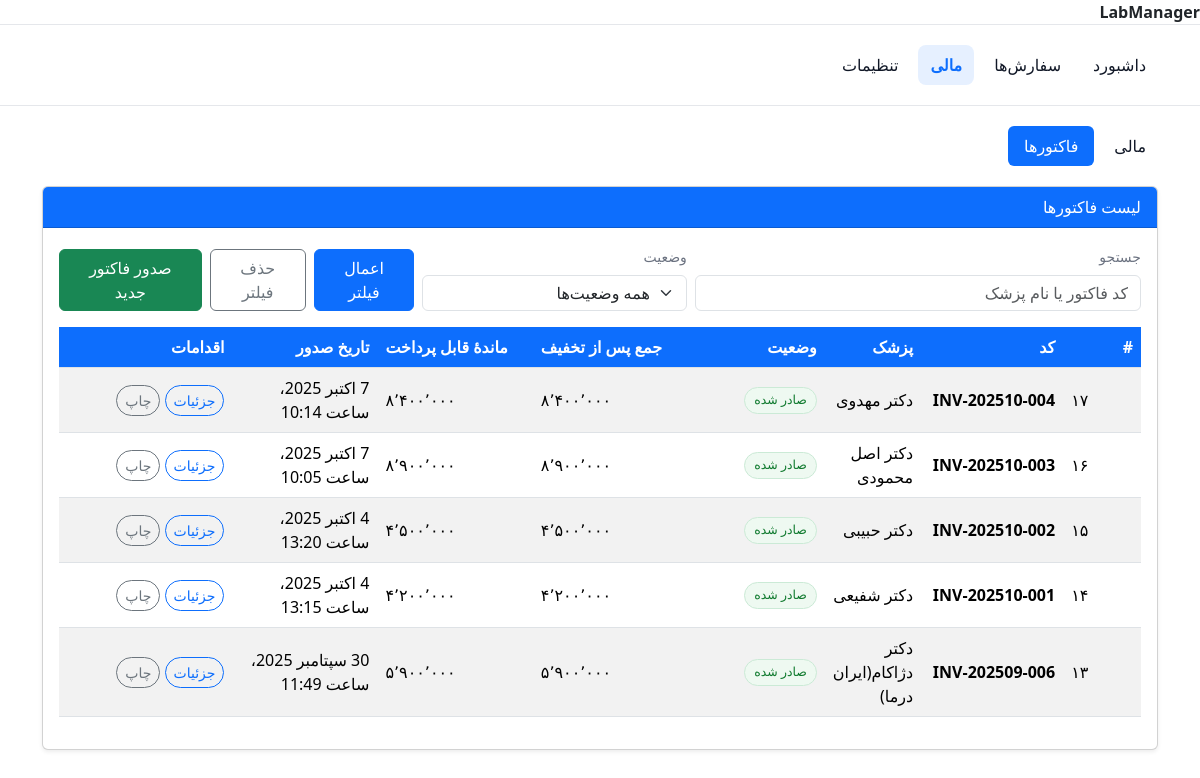
The app's page /billing/invoices/ (signed in) with its own data.
### billing/models.py (models this page shows, shortened)
class Invoice(models.Model):
    class Status(models.TextChoices):
        DRAFT   = 'draft',   'Draft'
        ISSUED  = 'issued',  'Issued'
        PARTIAL = 'partial', 'Partial Paid'
        PAID    = 'paid',    'Paid'
    doctor = models.ForeignKey('core.Doctor', on_delete=models.PROTECT,
                               related_name='invoices', null=True, blank=True)
    code         = models.CharField(max_length=32, unique=True, blank=True)
    period_from  = models.DateField(null=True, blank=True)
    period_to    = models.DateField(null=True, blank=True)
    subtotal          = models.DecimalField(max_digits=14, decimal_places=2, default=Decimal('0.00'))
    previous_balance  = models.DecimalField(max_digits=14, decimal_places=2, default=Decimal('0.00'))
    payments_applied  = models.DecimalField(max_digits=14, decimal_places=2, default=Decimal('0.00'))
    grand_total       = models.DecimalField(max_digits=14, decimal_places=2, default=Decimal('0.00'))
    amount_due        = models.DecimalField(max_digits=14, decimal_places=2, default=Decimal('0.00'))
    status    = models.CharField(max_length=12, choices=Status.choices, default=Status.DRAFT)
    issued_at = models.DateTimeField(null=True, blank=True)
    notes     = models.TextField(blank=True)
    created_at = models.DateTimeField(auto_now_add=True)
    updated_at = models.DateTimeField(auto_now=True)
    class Meta:
        indexes = [
            models.Index(fields=['doctor']),
            models.Index(fields=['status']),
            models.Index(fields=['issued_at']),
        ]
        ordering = ['-issued_at', '-created_at']
    def recompute_totals(self):
        subtotal = self.lines.annotate(
            line_calc=ExpressionWrapper(
                F('unit_count') * F('unit_price'),
                output_field=DecimalField(max_digits=14, decimal_places=2)
            )
        ).aggregate(s=Coalesce(Sum('line_calc'), Decimal('0')))['s']
        grand_total = self.lines.aggregate(
            s=Coalesce(Sum('line_total'), Decimal('0'))
        )['s']
        self.subtotal = subtotal
        self.grand_total = grand_total
        self.amount_due = grand_total
        self.save(update_fields=['subtotal', 'grand_total', 'amount_due'])

### core/models.py (models this page shows, shortened)
class Doctor(models.Model):
    name   = models.CharField(max_length=120, unique=True, verbose_name="نام دکتر/مطب")
    clinic = models.CharField(max_length=150, blank=True, verbose_name="کلینیک/آدرس کوتاه")
    phone  = models.CharField(max_length=50, blank=True, verbose_name="تلفن")
    code   = models.CharField(max_length=30, blank=True, verbose_name="کد داخلی/ارجاع")
    created_at = models.DateTimeField(auto_now_add=True)
    updated_at = models.DateTimeField(auto_now=True)
    class Meta:
        verbose_name = "دکتر"
        verbose_name_plural = "دکترها"
        ordering = ["name"]

### billing/views.py (the view)
# urls.py: path("invoices/", InvoiceListView.as_view(), name="invoice_list"),
@method_decorator(login_required, name='dispatch')
class InvoiceListView(View):
    def get(self, request: HttpRequest) -> HttpResponse:
        from billing.models import Invoice
        qs = Invoice.objects.all().select_related('doctor').order_by('-issued_at', '-id')
        q = (request.GET.get('q') or '').strip()
        status = (request.GET.get('status') or '').strip()
        if q:
            qs = qs.filter(Q(code__icontains=q) | Q(doctor__name__icontains=q))
        if status:
            qs = qs.filter(status=status)
        invoices = list(qs)
        for inv in invoices:
            try:
                inv.recompute_totals()
            except Exception:
                pass
            d = _compute_display_totals(inv)
            inv.total_amount = d['total_amount']
            inv.amount_due = d['amount_due']
        try:
            status_choices = getattr(Invoice.Status, 'choices', [('draft', 'Draft'), ('issued', 'Issued')])
        except Exception:
            status_choices = [('draft', 'Draft'), ('issued', 'Issued')]
        ctx = {
            "invoices": invoices,
            "q": q,
            "status": status,
            "status_choices": status_choices,
        }
        return render(request, "billing/invoice_list.html", ctx)

### billing/views.py (called while the page is built)
def _alloc_field_name():
    try:
        from billing.models import PaymentAllocation
        names = {f.name for f in PaymentAllocation._meta.get_fields()}
        if 'amount' in names:
            return 'amount'
        if 'amount_allocated' in names:
            return 'amount_allocated'
    except Exception:
        pass
    return None

### core/templatetags/num_extras.py (called while the page is built)
def _normalize_num(value) -> str:
    if value is None:
        return ""
    return str(value).strip().translate(TRANS)

@register.filter(name="commas")
def commas(value):
    s = _normalize_num(value)
    if s == "":
        return ""
    try:
        n_int = int(Decimal(s))
        return f"{n_int:,}"
    except (InvalidOperation, ValueError, TypeError):
        return value

@register.filter(name="commas_fa")
def commas_fa(value):
    res = commas(value)
    try:
        return str(res).replace(",", "٬")
    except Exception:
        return res

@register.filter(name="digits_fa")
def digits_fa(value):
    if value is None:
        return ""
    return str(value).translate(FA_DIGITS)

@register.filter(name="money_fa")
def money_fa(value):
    return digits_fa(commas_fa(value))

@register.filter(name="int_fa")
def int_fa(value):
    try:
        n = int(Decimal(_normalize_num(value)))
        return f"{n:,}".replace(",", "٬").translate(FA_DIGITS)
    except Exception:
        return digits_fa(value)

### billing/templates/billing/invoice_list.html (shortened to what this page needs)
{% extends "base_user_panel.html" %}
{% load jalali_tags %}
{% load num_extras %}
{% block head_extra %}
  <link href="https://cdn.jsdelivr.net/npm/bootstrap@5.3.2/dist/css/bootstrap.min.css" rel="stylesheet">
{% endblock %}
{% block subtabs %}
  <ul class="nav nav-pills mb-3">
    <li class="nav-item"><a class="nav-link" href="{% url 'billing:financial_home' %}">مالی</a></li>
    <li class="nav-item"><span class="nav-link active">فاکتورها</span></li>
  </ul>
{% endblock %}
{% block content %}
  <div class="card shadow-sm">
    <div class="card-header bg-primary text-white">لیست فاکتورها</div>
    <div class="card-body">
      <form method="get" class="row g-2 align-items-end filter mb-3">
        <div class="col-md-5">
          <label class="form-label small">جستجو</label>
          <input type="text" name="q" value="{{ q }}" class="form-control" placeholder="کد فاکتور یا نام پزشک">
        </div>
        <div class="col-md-3">
          <label class="form-label small">وضعیت</label>
          <select name="status" class="form-select">
            <option value="">همه وضعیت‌ها</option>
          </select>
        </div>
        <div class="col-md-4 d-flex gap-2">
          <button class="btn btn-primary flex-grow-1">اعمال فیلتر</button>
          <a class="btn btn-outline-secondary" href="{% url 'billing:invoice_list' %}">حذف فیلتر</a>
          <a class="btn btn-success ms-auto" href="{% url 'billing:invoice_create_draft' %}">صدور فاکتور جدید</a>
        </div>
      </form>
      <div class="table-responsive">
        <table class="table table-striped table-hover align-middle">
          <thead>
            <tr>
              <th style="width:90px;">#</th>
              <th style="width:160px;">کد</th>
              <th>پزشک</th>
              <th style="width:150px;">وضعیت</th>
              <th class="num" style="width:160px;">جمع پس از تخفیف</th>
              <th class="num" style="width:160px;">ماندهٔ قابل پرداخت</th>
              <th style="width:160px;">تاریخ صدور</th>
              <th style="width:200px;">اقدامات</th>
            </tr>
          </thead>
          <tbody>
            {% if invoices %}
              {% for inv in invoices %}
                <tr>
                  <td class="num">{{ inv.id|int_fa }}</td>
                  <td>
                    {% if inv.code %}<strong>{{ inv.code }}</strong>{% else %}<span class="text-muted">—</span>{% endif %}
                  </td>
                  <td>
                    {% if inv.doctor %}{{ inv.doctor.name|default:inv.doctor }}{% else %}<span class="text-muted">—</span>{% endif %}
                  </td>
                  <td>
                    {% if inv.status == 'draft' %}
                      <span class="status-chip status-draft">پیش‌نویس</span>
                    {% elif inv.status == 'issued' %}
                      <span class="status-chip status-issued">صادر شده</span>
                    {% else %}
                      <span class="badge bg-secondary-subtle text-secondary-emphasis">{{ inv.status }}</span>
                    {% endif %}
                  </td>
                  <td class="num">{{ inv.total_amount|default:0|money_fa }}</td>
                  <td class="num">{{ inv.amount_due|default:0|money_fa }}</td>
                  <td>
                    {% if inv.issued_at %}{{ inv.issued_at|to_jalali:"%Y/%m/%d" }}{% else %}<span class="text-muted">—</span>{% endif %}
                  </td>
                  <td>
                    <a class="btn btn-sm btn-outline-primary btn-chip" href="{% url 'billing:invoice_detail' inv.id %}">جزئیات</a>
                    <a class="btn btn-sm btn-outline-secondary btn-chip" href="{% url 'billing:invoice_print' inv.id %}" target="_blank">چاپ</a>
                  </td>
                </tr>
              {% endfor %}
            {% else %}
              <tr>
                <td colspan="8" class="text-center text-muted py-4">هیچ فاکتوری پیدا نشد.</td>
              </tr>
            {% endif %}
          </tbody>
        </table>
      </div>
    </div>
  </div>
{% endblock %}

### templates/base_user_panel.html (style rules this page uses)
:root { --c-border:#e5e7eb;--c-bg:#fff;--c-muted:#6b7280;--c-active:#0d6efd; }
body { margin:0;background:#f8fafc;font-family:system-ui,-apple-system,Segoe UI,Roboto,"Noto Sans",Tahoma; }
.nav { display:flex;gap:.5rem;list-style:none;margin:0;padding:.25rem 0; }
.nav a { display:inline-block;padding:.5rem .75rem;border-radius:.5rem;text-decoration:none;color:#111827; }
.card { background:var(--c-bg);border:1px solid var(--c-border);border-radius:.75rem; }
.card-body { padding:1rem; }
.small { font-size:.875rem;color:var(--c-muted); }

### billing/templates/billing/invoice_list.html (style rules this page uses)
.table thead th { background:#0d6efd; color:#fff; vertical-align:middle; white-space:nowrap; }
.num { text-align:end; font-variant-numeric: tabular-nums; }
.status-chip { display:inline-flex; align-items:center; gap:.35rem; padding:.18rem .55rem; border-radius:9999px; font-size:.78rem; border:1px solid transparent; white-space:nowrap; }
.status-issued { background:#eef9f1; color:#0f7a2e; border-color:#cbead6; }
.filter .form-control,.filter .form-select { height:36px; padding-top:2px; padding-bottom:2px; }
.btn-chip { border-radius:9999px; }

### records on screen
Invoice: id "۱۷", code "INV-202510-004", doctor.name "دکتر مهدوی", status "صادر شده", total_amount "۸٬۴۰۰٬۰۰۰", amount_due "۸٬۴۰۰٬۰۰۰", issued_at|to_jalali "7 اکتبر 2025، ساعت 10:14"
Invoice: id "۱۶", code "INV-202510-003", doctor.name "دکتر اصل محمودی", status "صادر شده", total_amount "۸٬۹۰۰٬۰۰۰", amount_due "۸٬۹۰۰٬۰۰۰", issued_at|to_jalali "7 اکتبر 2025، ساعت 10:05"
Invoice: id "۱۵", code "INV-202510-002", doctor.name "دکتر حبیبی", status "صادر شده", total_amount "۴٬۵۰۰٬۰۰۰", amount_due "۴٬۵۰۰٬۰۰۰", issued_at|to_jalali "4 اکتبر 2025، ساعت 13:20"
Invoice: id "۱۴", code "INV-202510-001", doctor.name "دکتر شفیعی", status "صادر شده", total_amount "۴٬۲۰۰٬۰۰۰", amount_due "۴٬۲۰۰٬۰۰۰", issued_at|to_jalali "4 اکتبر 2025، ساعت 13:15"
Invoice: id "۱۳", code "INV-202509-006", doctor.name "دکتر دژاکام(ایران درما)", status "صادر شده", total_amount "۵٬۹۰۰٬۰۰۰", amount_due "۵٬۹۰۰٬۰۰۰", issued_at|to_jalali "30 سپتامبر 2025، ساعت 11:49"

### other values on screen
{{ lab_profile.name|default:"LabManager" }} "LabManager"
